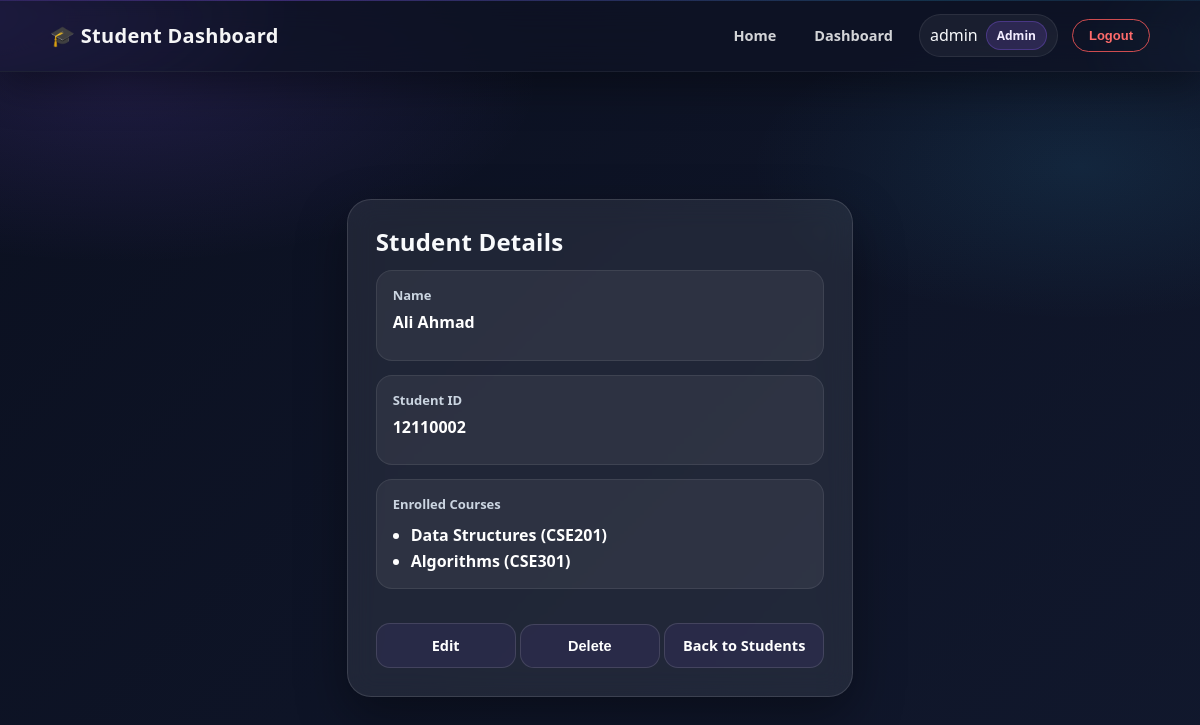
The app's page /students/12110002 (signed in) with its own data.
### app/models/user.py (models this page shows, shortened)
class User(db.Model, UserMixin):
    __tablename__ = "users"
    ROLE_ADMIN = "admin"
    ROLE_INSTRUCTOR = "instructor"
    ROLE_STUDENT = "student"
    ROLES = [ROLE_ADMIN, ROLE_INSTRUCTOR, ROLE_STUDENT]
    id = db.Column(db.Integer, primary_key=True)
    username = db.Column(db.String(80), nullable=False, unique=True, index=True)
    email = db.Column(db.String(120), nullable=False, unique=True, index=True)
    password_hash = db.Column(db.String(255), nullable=False)
    role = db.Column(db.String(20), nullable=False, default=ROLE_STUDENT)
    profile_picture = db.Column(db.String(255), nullable=True)
    @property
    def is_student(self):
        return self.role == self.ROLE_STUDENT

### app/models/student.py (models this page shows, shortened)
class Student(db.Model):
    __tablename__ = "students"
    id = db.Column(db.Integer, primary_key=True)
    name = db.Column(db.String(100), nullable=False)
    student_id = db.Column(db.String(20), nullable=False, unique=True, index=True)
    user_id = db.Column(
        db.Integer,
        db.ForeignKey("users.id", ondelete="SET NULL"),
        nullable=True,
        unique=True,
    )
    user = db.relationship("User", backref=db.backref("student_profile", uselist=False))
    courses = db.relationship(
        "Course",
        secondary=student_courses,
        back_populates="students",
        lazy="subquery",
    )

### app/models/course.py (models this page shows, shortened)
class Course(db.Model):
    __tablename__ = "courses"
    id = db.Column(db.Integer, primary_key=True)
    name = db.Column(db.String(100), nullable=False, unique=True)
    code = db.Column(db.String(20), nullable=False, unique=True)
    description = db.Column(db.String(255), nullable=True)
    students = db.relationship(
        "Student",
        secondary=student_courses,
        back_populates="courses",
        lazy="subquery",
    )

### app/routes/student_page_routes.py (the view)
@student_page_bp.route("/<student_id>")
@login_required
def student_details(student_id):
    student = get_student_by_student_id(student_id)
    if student is None:
        abort(404)
    if current_user.is_student:
        if current_user.student_profile is None:
            flash("No student profile is linked to this account.", "error")
            return redirect(url_for("main_bp.home"))
        if current_user.student_profile.student_id != student.student_id:
            abort(403)
    return render_template("student_details.html", student=student)

### app/services/student_service.py (called while the page is built)
def get_student_by_student_id(student_id):
    normalized_id = normalize_student_id(student_id)
    return Student.query.filter_by(student_id=normalized_id).first()

### app/utils/validators.py (called while the page is built)
def normalize_student_id(student_id):
    return student_id.strip().upper() if isinstance(student_id, str) else student_id

### app/templates/student_details.html (shortened to what this page needs)
{% extends "base.html" %}
{% block content %}
<div class="home">
  <div class="glass-card">
    <h2>Student Details</h2>
    <div class="detail-item">
      <span>Name</span>
      <p>{{ student.name }}</p>
    </div>
    <div class="detail-item">
      <span>Student ID</span>
      <p>{{ student.student_id }}</p>
    </div>
    <div class="detail-item">
      <span>Enrolled Courses</span>
      {% if student.courses %}
      <ul>
        {% for course in student.courses %}
        <li>{{ course.name }} ({{ course.code }})</li>
        {% endfor %}
      </ul>
      {% else %}
      <p>No courses enrolled yet.</p>
      {% endif %}
    </div>
    <a class="btn" href="{{ url_for('student_page_bp.edit_student', student_id=student.student_id) }}">Edit</a>
    <form method="POST" action="{{ url_for('student_page_bp.remove_student', student_id=student.student_id) }}" style="display: inline" onsubmit="return confirm('Delete this student?');">
      <button class="btn danger-btn">Delete</button>
    </form>
    <a class="btn secondary-btn" href="{{ url_for('student_page_bp.list_students') }}" style="margin-top: 20px;">
      Back to Students
    </a>
  </div>
</div>
{% endblock %}

### app/templates/base.html (shortened to what this page needs)
<!DOCTYPE html>
<html lang="en">
  <head>
    <link rel="stylesheet" href="{{ url_for('static', filename='style.css') }}" />
  </head>
  <body>
    <nav class="navbar">
      <div class="nav-container">
        <div class="logo">🎓 Student Dashboard</div>
        <div class="links">
          <a href="{{ url_for('main_bp.home') }}">Home</a>
          {% if current_user.is_authenticated %}
            {% if current_user.is_student %}
              <a href="{{ url_for('student_page_bp.my_courses') }}">My Courses</a>
            {% else %}
              <a href="{{ url_for('main_bp.dashboard') }}">Dashboard</a>
            {% endif %}
            <div class="user-mini-card">
              <span>{{ current_user.username }}</span>
              <span class="role-badge">{{ current_user.role|capitalize }}</span>
            </div>
            <form action="{{ url_for('auth_bp.logout') }}" method="POST" style="display: inline;">
              <button type="submit" class="logout-btn">Logout</button>
            </form>
          {% else %}
            <a href="{{ url_for('auth_bp.login') }}">Login</a>
            <a href="{{ url_for('auth_bp.register') }}" class="register-btn">Register</a>
          {% endif %}
        </div>
      </div>
    </nav>
    <main class="container">
      {% block content %}{% endblock %}
    </main>
  </body>
</html>

### records on screen
User: username "admin", role "Admin"
Student: name "Ali Ahmad", student_id "12110002"
Course: name "Data Structures", code "CSE201"
Course: name "Algorithms", code "CSE301"
